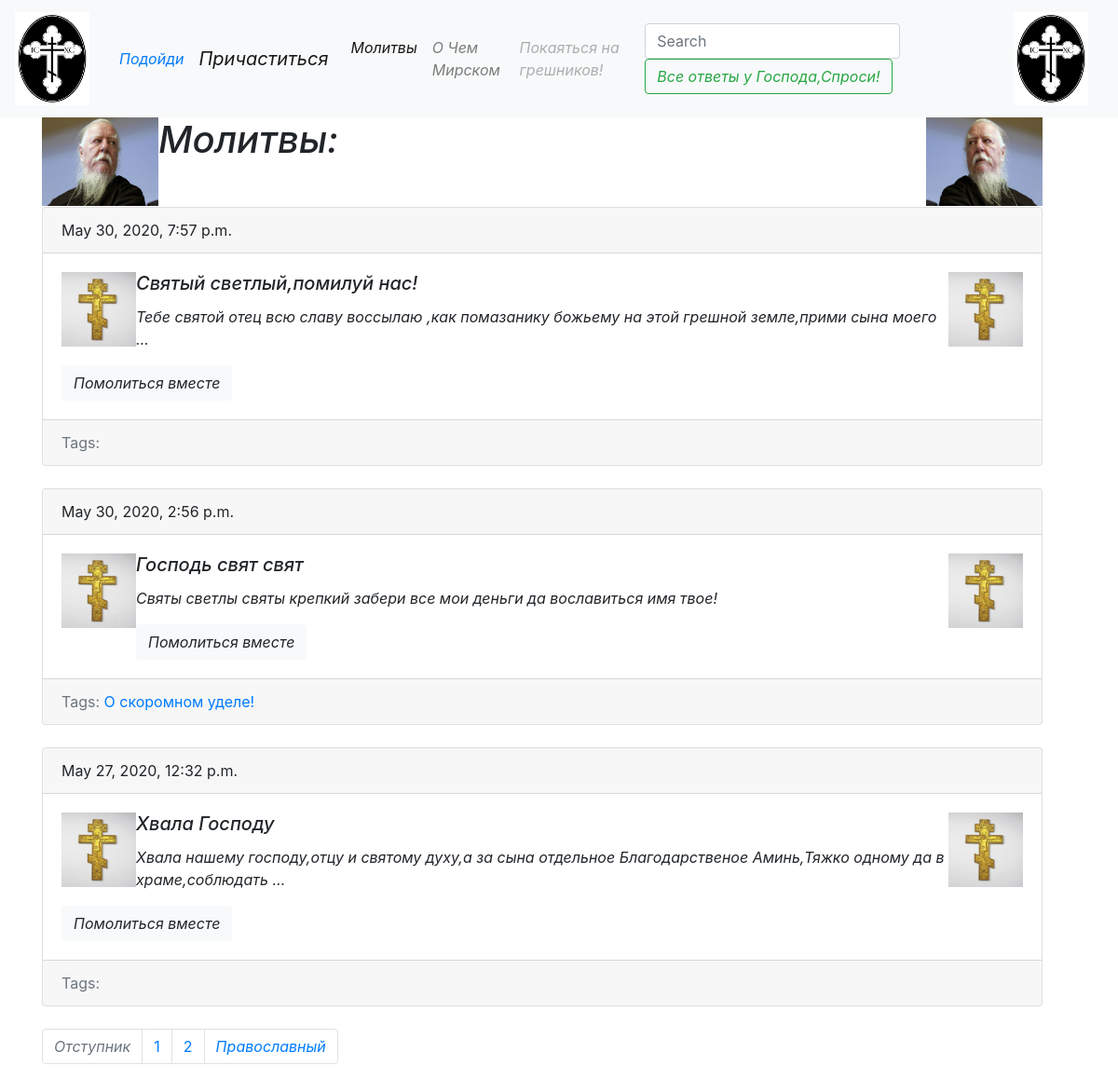
Screenshot of /blog/post/ with the database file from the repository.
### blog/models.py (models this page shows, shortened)
class Post(models.Model):
    title= models.CharField(max_length=150,db_index=True)
    slug = models.SlugField(max_length=150, unique= True, blank=True)
    body = models.TextField(blank=True, db_index=True)
    tags = models.ManyToManyField('Tag', blank=True, related_name='posts')
    date_pub = models.DateTimeField(auto_now_add=True)#При сохраниении в БД сохран дата публикации
    def get_absolute_url(self):
        return reverse('post_detail_url',kwargs={'slug' : self.slug})
    class Meta:
        ordering = ['-date_pub']

class Tag(models.Model):
    title = models.CharField(max_length=50)
    slug = models.SlugField(max_length=50, unique=True)
    def get_absolute_url(self):
        return reverse('tag_detail_url',kwargs={'slug': self.slug})
    class Meta:
        ordering = ['title']

### blog/views.py (the view)
# urls.py: path('post/', posts_list, name='posts_list_url'),
def posts_list(request):
    search_query = request.GET.get('search', '')
    if search_query:
        posts=Post.objects.filter(Q(title__icontains=search_query)|Q(body__icontains=search_query))
    else:
        posts=Post.objects.all()
    paginator = Paginator(posts, 3)
    page_number=request.GET.get('page', 1)
    page = paginator.get_page(page_number)
    is_paginated = page.has_other_pages()
    if page.has_previous():
        prev_url= '?page={}'.format(page.previous_page_number())
    else:
        prev_url= ''
    if page.has_next():
        next_url= '?page={}'.format(page.next_page_number())
    else:
        next_url = ''
    context= {
        'page_object': page,
        'is_paginated': is_paginated,
        'next_url': next_url,
        'prev_url': prev_url,
    }
    return render(request,'blog/index.html', context=context)

### blog/templates/blog/index.html (shortened to what this page needs)
{% extends 'blog/base.html'%}
{%load static%}
{% block content %}
    <img style="float: left" width="125px" height="95px" src="{% static 'imag/pop.jpg' %}" >
    <img style="float: right" width="125px" height="95px" src="{% static 'imag/popa.jpg' %}" >
    <h1 style="font-style:italic" class="mb-5">Молитвы:</h1>
    {% for post in page_object.object_list %}
        {% include 'blog/includes/post_card_template.html'%}
    {% endfor %}
{% endblock %}

### blog/templates/blog/includes/post_card_template.html
{% load static %}
<div class="card mb-4">
    <div class="card-header">
        {{ post.date_pub }}
    </div>
    <div class="card-body">
        <img style="float: left" width="80px" height="80px" src="{% static 'imag/k.jpg' %}" >
        <img style="float: right" width="80px" height="80px" src="{% static 'imag/k.jpg' %}" >
        <h5 style="font-style:italic" class="card-title">{{ post.title }}</h5>
        <p style="font-style:italic" class="card-text">{{ post.body|truncatewords:15 }}</p>
        <a style="font-style:italic" href="{{ post.get_absolute_url }}" class="btn btn-light">Помолиться вместе</a>
    </div>
    <div class="card-footer text-muted">
        Tags:
        {% for tag in post.tags.all %}
            <a href="{{ tag.get_absolute_url }}">{{ tag.title }}</a>
        {% endfor %}
    </div>
</div>

### rows the page displays
Post: date_pub "May 30, 2020, 7:57 p.m.", title "Святый светлый,помилуй нас!", body "Тебе святой отец всю славу воссылаю ,как помазанику божьему на этой грешной земле,прими сына моего …"
Post: date_pub "May 30, 2020, 2:56 p.m.", title "Господь свят свят", body "Святы светлы святы крепкий забери все мои деньги да вославиться имя твое!"
Tag: title "О скоромном уделе!"
Post: date_pub "May 27, 2020, 12:32 p.m.", title "Хвала Господу", body "Хвала нашему господу,отцу и святому духу,а за сына отдельное Благодарственое Аминь,Тяжко одному да в храме,соблюдать …"

### other values shown
{{ n }} "1" "2"
